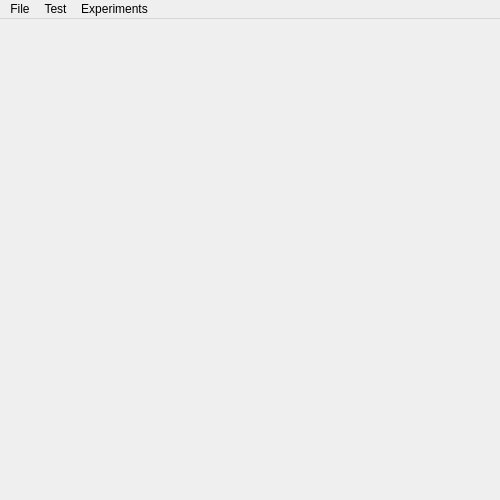
<?xml version="1.0" encoding="UTF-8"?>
<ui version="4.0">
 <class>mainWindow</class>
 <widget class="QMainWindow" name="mainWindow">
  <property name="geometry">
   <rect>
    <x>0</x>
    <y>0</y>
    <width>500</width>
    <height>500</height>
   </rect>
  </property>
  <property name="sizePolicy">
   <sizepolicy hsizetype="Fixed" vsizetype="Fixed">
    <horstretch>0</horstretch>
    <verstretch>0</verstretch>
   </sizepolicy>
  </property>
  <property name="minimumSize">
   <size>
    <width>500</width>
    <height>500</height>
   </size>
  </property>
  <property name="maximumSize">
   <size>
    <width>500</width>
    <height>500</height>
   </size>
  </property>
  <property name="windowTitle">
   <string>saccadeApp</string>
  </property>
  <widget class="QWidget" name="centralwidget">
   <layout class="QVBoxLayout" name="verticalLayout">
    <property name="spacing">
     <number>5</number>
    </property>
    <property name="margin">
     <number>5</number>
    </property>
   </layout>
  </widget>
  <widget class="QMenuBar" name="menu">
   <property name="geometry">
    <rect>
     <x>0</x>
     <y>0</y>
     <width>500</width>
     <height>23</height>
    </rect>
   </property>
   <widget class="QMenu" name="itmFile">
    <property name="title">
     <string>File</string>
    </property>
    <addaction name="actHome"/>
    <addaction name="actExecute"/>
    <addaction name="separator"/>
    <addaction name="actConfig"/>
    <addaction name="separator"/>
    <addaction name="actQuit"/>
   </widget>
   <widget class="QMenu" name="itmTest">
    <property name="title">
     <string>Test</string>
    </property>
    <addaction name="actNewTest"/>
    <addaction name="actListTest"/>
   </widget>
   <widget class="QMenu" name="itmExperiment">
    <property name="title">
     <string>Experiments</string>
    </property>
    <addaction name="actNewExps"/>
    <addaction name="actListExps"/>
   </widget>
   <addaction name="itmFile"/>
   <addaction name="itmTest"/>
   <addaction name="itmExperiment"/>
  </widget>
  <action name="actHome">
   <property name="text">
    <string>Home</string>
   </property>
  </action>
  <action name="actExecute">
   <property name="text">
    <string>Execute</string>
   </property>
  </action>
  <action name="actConfig">
   <property name="text">
    <string>Configuration</string>
   </property>
  </action>
  <action name="actQuit">
   <property name="text">
    <string>Quit</string>
   </property>
  </action>
  <action name="actNewTest">
   <property name="text">
    <string>New...</string>
   </property>
  </action>
  <action name="actListTest">
   <property name="text">
    <string>List</string>
   </property>
  </action>
  <action name="actNewExps">
   <property name="text">
    <string>New...</string>
   </property>
  </action>
  <action name="actListExps">
   <property name="text">
    <string>List</string>
   </property>
  </action>
 </widget>
 <resources/>
 <connections/>
</ui>
